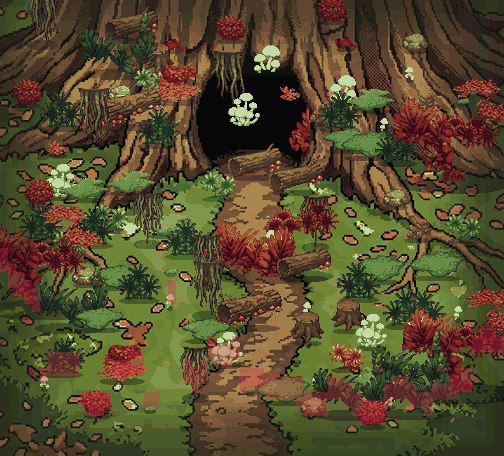

This is a level from a 2D game, rendered from its Tiled map with the project's own tilesets. A one-line summary and the complete map file follow:
An orthogonal 63x57 tile map with 8x8 px tiles, 1 tile layer (collision_8px), 1 image layer.

<map version="1.10" tiledversion="1.10.2" orientation="orthogonal" renderorder="right-down" width="63" height="57" tilewidth="8" tileheight="8" infinite="0" nextlayerid="4" nextobjectid="1">
 <properties>
  <property name="moteur" value="RogueEssence / PMDO" />
  <property name="case_lecture_px" type="int" value="24" />
  <property name="viewport" value="320x240" />
 </properties>
 <tileset firstgid="1" source="brosse_collision.tsx" />
 <imagelayer id="1" name="fond">
  <image source="fond.png" width="504" height="456" />
 </imagelayer>
 <layer id="2" name="collision_8px" width="63" height="57" opacity="0.55">
  <data encoding="csv">
1,1,1,1,1,1,1,1,1,1,1,1,1,1,1,1,1,1,1,1,1,1,1,1,1,1,1,1,1,1,1,1,1,1,1,1,1,1,1,1,1,1,1,1,1,1,1,1,1,1,1,1,1,1,1,1,1,1,1,1,1,1,1,
1,1,1,1,1,1,1,1,1,1,1,1,1,1,1,1,1,1,1,1,1,1,1,1,1,1,1,1,1,1,1,1,1,1,1,1,1,1,1,1,1,1,1,1,1,1,1,1,1,1,1,1,1,1,1,1,1,1,1,1,1,1,1,
1,1,1,1,1,1,1,1,1,1,1,1,1,1,1,1,1,1,1,1,1,1,1,1,1,1,1,1,1,1,1,1,1,1,1,1,1,1,1,1,1,1,1,1,1,1,1,1,1,1,1,1,1,1,1,1,1,1,1,1,1,1,1,
1,1,1,1,1,1,1,1,1,1,1,1,1,1,1,1,1,1,1,1,1,1,1,1,1,1,1,1,1,1,1,1,1,1,1,1,1,1,1,1,1,1,1,1,1,1,1,1,1,1,1,1,1,1,1,1,1,1,1,1,1,1,1,
1,1,1,1,1,1,1,1,1,1,1,1,1,1,1,1,1,1,1,1,1,1,1,1,1,1,1,1,1,1,1,1,1,1,1,1,1,1,1,1,1,1,1,1,1,1,1,1,1,1,1,1,1,1,1,1,1,1,1,1,1,1,1,
1,1,1,1,1,1,1,1,1,1,1,1,1,1,1,1,1,1,1,1,1,1,1,1,1,1,1,1,1,1,1,1,1,1,1,1,1,1,1,1,1,1,1,1,1,1,1,1,1,1,1,1,1,1,1,1,1,1,1,1,1,1,1,
1,1,1,1,1,1,1,1,1,1,1,1,1,1,1,1,1,1,1,1,1,1,1,1,1,1,1,1,1,1,1,1,1,1,1,1,1,1,1,1,1,1,1,1,1,1,1,1,1,1,1,1,1,1,1,1,1,1,1,1,1,1,1,
1,1,1,1,1,1,1,1,1,1,1,1,1,1,1,1,1,1,1,1,1,1,1,1,1,1,1,1,1,1,1,1,1,1,1,1,1,1,1,1,1,1,1,1,1,1,1,1,1,1,1,1,1,1,1,1,1,1,1,1,1,1,1,
1,1,1,1,1,1,1,1,1,1,1,1,1,1,1,1,1,1,1,1,1,1,1,1,1,1,1,1,1,1,1,1,1,1,1,1,1,1,1,1,1,1,1,1,1,1,1,1,1,1,1,1,1,1,1,1,1,1,1,1,1,1,1,
1,1,1,1,1,1,1,1,1,1,1,1,1,1,1,1,1,1,1,1,1,1,1,1,1,1,1,1,1,1,1,1,1,1,1,1,1,1,1,1,1,1,1,1,1,1,1,1,1,1,1,1,1,1,1,1,1,1,1,1,1,1,1,
1,1,1,1,1,1,1,1,1,1,1,1,1,1,1,1,1,1,1,1,1,1,1,1,1,1,1,1,1,1,1,1,1,1,1,1,1,1,1,1,1,1,1,1,1,1,1,1,1,1,1,1,1,1,1,1,1,1,1,1,1,1,1,
1,1,1,1,1,1,1,1,1,1,1,1,1,1,1,1,1,1,1,1,1,1,1,1,1,1,1,1,1,1,1,1,1,1,1,1,1,1,1,1,1,1,1,1,1,1,1,1,1,1,1,1,1,1,1,1,1,1,1,1,1,1,1,
1,1,1,1,1,1,1,1,1,1,1,1,1,1,1,1,1,1,1,1,1,1,1,1,1,1,1,1,1,1,1,1,1,1,1,1,1,1,1,1,1,1,1,1,1,1,1,1,1,1,1,1,1,1,1,1,1,1,1,1,1,1,1,
1,1,1,1,1,1,1,1,1,1,1,1,1,1,1,1,1,1,1,1,1,1,1,1,1,1,1,1,1,1,1,1,1,1,1,1,1,1,1,1,1,1,1,1,1,1,1,1,1,1,1,1,1,1,1,1,1,1,1,1,1,1,1,
1,1,1,1,1,1,1,1,1,1,1,1,1,1,1,1,1,1,1,1,1,1,1,1,1,1,1,1,1,1,1,1,1,1,1,1,1,1,1,1,1,1,1,1,1,1,1,1,1,1,1,1,1,1,1,1,1,1,1,1,1,1,1,
1,1,1,1,1,1,1,1,1,1,1,1,1,1,1,1,1,1,1,1,1,1,1,1,1,1,1,1,1,1,1,1,1,1,1,1,1,1,1,1,1,1,1,1,1,1,1,1,1,1,1,1,1,1,1,1,1,1,1,1,1,1,1,
1,1,1,1,1,1,1,1,1,1,1,1,1,1,1,1,1,1,1,1,1,1,1,1,1,1,1,1,1,1,1,1,1,1,1,1,1,1,1,1,1,1,1,1,1,1,1,1,1,1,1,1,1,1,1,1,1,1,1,1,1,1,1,
1,1,1,1,1,1,1,1,1,1,1,1,1,1,1,1,1,1,1,1,1,1,1,1,1,1,1,1,1,1,1,1,1,1,1,1,1,1,1,1,1,1,1,1,1,1,1,1,1,1,1,1,1,1,1,1,1,1,1,1,1,1,1,
1,1,1,1,1,1,1,1,1,1,1,1,1,1,1,1,1,1,1,1,1,1,1,1,1,1,1,1,1,1,1,1,1,1,1,1,1,1,1,1,1,1,1,1,1,1,1,1,1,1,1,1,1,1,1,1,1,1,1,1,1,1,1,
1,1,1,1,1,1,1,1,1,1,1,1,1,1,1,1,1,1,1,1,1,1,1,1,1,1,1,1,1,1,1,1,1,1,1,1,1,1,1,1,1,1,1,1,1,1,1,1,1,1,1,1,1,1,1,1,1,1,1,1,1,1,1,
1,1,1,1,1,1,1,1,1,1,1,1,1,1,1,1,1,1,1,1,1,1,1,1,1,1,1,1,1,1,1,1,1,1,1,1,1,1,1,1,1,1,1,1,1,1,1,1,1,1,1,1,1,1,1,1,1,1,1,1,1,1,1,
1,1,1,1,1,1,1,1,1,1,1,1,1,1,1,1,1,1,1,1,1,1,1,1,1,1,1,1,1,1,1,1,1,1,1,1,1,1,1,1,1,1,1,1,1,1,1,1,1,1,1,1,1,1,1,1,1,1,1,1,1,1,1,
1,1,1,1,1,1,1,1,1,1,1,1,1,1,1,1,1,1,1,1,1,1,1,1,1,1,1,1,1,1,1,1,1,1,1,1,1,1,1,1,1,1,1,1,1,1,1,1,1,1,1,1,1,1,1,1,1,1,1,1,1,1,1,
1,1,1,1,1,1,1,1,1,1,1,1,1,1,1,1,1,1,1,1,1,1,1,1,1,1,1,1,1,1,1,1,1,1,1,1,1,1,1,1,1,1,1,1,1,1,1,1,1,1,1,1,1,1,1,1,1,1,1,1,1,1,1,
1,1,1,1,1,1,1,1,1,1,1,1,1,1,1,1,1,1,1,1,1,1,1,1,1,1,1,1,1,1,1,1,1,1,1,1,1,1,1,1,1,1,1,1,1,1,1,1,1,1,1,1,1,1,1,1,1,1,1,1,1,1,1,
1,1,1,1,1,1,1,1,1,1,1,1,1,1,1,1,1,1,1,1,1,1,1,1,1,1,1,1,1,1,1,1,1,1,1,1,1,1,1,1,1,1,1,1,1,1,1,1,1,1,1,1,1,1,1,1,1,1,1,1,1,1,1,
1,1,1,1,1,1,1,1,1,1,1,1,1,1,1,1,1,1,1,1,1,1,1,1,1,1,1,1,1,1,1,1,1,1,1,1,1,1,1,1,1,1,1,1,1,1,1,1,1,1,1,1,1,1,1,1,1,1,1,1,1,1,1,
1,1,1,1,1,1,1,1,1,1,1,1,1,1,1,1,1,1,1,1,1,1,1,1,1,1,1,1,1,1,1,1,1,1,1,1,1,1,1,1,1,1,1,1,1,1,1,1,1,1,1,1,1,1,1,1,1,1,1,1,1,1,1,
1,1,1,1,1,1,1,1,1,1,1,1,1,1,1,1,1,1,1,1,1,1,1,1,1,1,1,1,1,1,1,1,1,1,1,1,1,1,1,1,1,1,1,1,1,1,1,1,1,1,1,1,1,1,1,1,1,1,1,1,1,1,1,
1,1,1,1,1,1,1,1,1,1,1,1,1,1,1,1,1,1,1,1,1,1,1,1,1,1,1,1,1,1,1,1,1,1,1,1,1,1,1,1,1,1,1,1,1,1,1,1,1,1,1,1,1,1,1,1,1,1,1,1,1,1,1,
1,1,1,1,1,1,1,1,1,1,1,1,1,1,1,1,1,1,1,1,1,1,1,1,1,1,1,1,1,1,1,1,1,1,1,1,1,1,1,1,1,1,1,1,1,1,1,1,1,1,1,1,1,1,1,1,1,1,1,1,1,1,1,
2,1,1,1,1,1,1,1,1,1,1,1,1,1,1,1,1,1,1,1,1,1,1,1,1,1,1,1,1,1,1,1,1,1,1,1,1,1,1,1,1,1,1,1,1,1,1,1,1,1,1,1,1,1,1,1,1,1,1,1,1,1,1,
2,1,1,1,1,1,1,1,1,1,1,1,1,1,1,1,1,1,1,1,1,1,1,1,1,1,1,1,1,1,1,1,1,1,1,1,1,1,1,1,1,1,1,1,1,1,1,1,1,1,1,1,1,1,1,1,1,1,1,1,1,1,1,
2,2,1,1,1,1,1,1,1,1,1,1,1,1,1,1,1,1,1,1,1,1,1,1,1,1,1,1,1,1,1,1,1,1,1,1,1,1,1,1,1,1,1,1,1,1,1,1,1,1,1,1,1,1,1,1,1,1,1,1,1,1,1,
1,2,2,1,1,1,1,1,1,1,1,1,1,1,1,1,1,1,1,1,1,1,1,1,1,1,1,1,1,1,1,1,1,1,1,1,1,1,1,1,1,1,1,1,1,1,1,1,1,1,1,1,1,1,1,1,1,1,1,1,1,1,1,
1,2,2,2,1,1,1,1,1,1,1,1,1,1,1,1,1,1,1,1,1,2,1,1,1,1,1,1,1,1,1,1,1,1,1,1,1,1,1,1,1,1,1,1,1,1,1,1,1,1,1,1,1,1,1,1,1,1,1,1,1,1,1,
1,1,2,2,2,1,1,1,1,1,1,1,1,1,1,1,1,1,1,1,1,2,1,1,1,1,1,1,1,1,1,1,1,1,1,1,1,1,1,1,1,1,1,1,1,1,1,1,1,1,1,1,1,1,1,1,1,1,1,1,1,1,1,
1,1,1,2,2,1,1,1,1,1,1,1,1,1,1,1,1,1,1,1,1,2,1,1,1,1,1,1,1,1,1,1,1,1,1,1,1,1,1,1,1,1,1,1,1,1,1,1,1,1,1,1,1,1,1,1,1,1,1,1,1,1,1,
1,1,1,1,2,1,1,1,1,1,1,1,1,1,1,1,1,1,1,1,1,1,1,1,1,1,1,1,1,1,1,1,1,1,1,1,1,1,1,1,1,1,1,1,1,1,1,1,1,1,1,1,1,1,1,1,1,1,1,1,1,1,1,
1,1,1,1,1,1,1,1,1,1,1,1,1,1,1,1,1,1,1,1,1,1,1,1,1,1,1,1,1,1,1,1,1,1,1,1,1,1,1,1,1,1,1,1,1,1,1,1,1,1,1,1,1,1,1,1,1,1,1,1,1,1,1,
1,1,1,1,1,1,1,1,1,1,1,1,1,1,1,1,1,1,1,1,1,1,1,1,1,1,1,1,1,1,1,1,1,1,1,1,1,1,1,1,1,1,1,1,1,1,1,1,1,1,1,1,1,1,1,1,1,1,1,1,1,1,1,
1,1,1,1,1,1,1,1,1,1,1,1,1,1,1,1,1,1,1,1,1,1,1,1,1,1,1,1,1,1,1,1,1,1,1,1,1,1,1,1,1,1,1,1,1,1,1,1,1,1,1,1,1,1,1,1,1,1,1,1,2,2,1,
1,1,1,1,1,1,1,1,1,1,1,1,1,1,1,1,1,1,1,1,1,1,1,1,1,1,2,1,1,2,1,1,1,1,1,1,1,1,1,1,1,1,1,1,1,1,1,1,1,1,1,1,1,1,1,1,1,1,1,2,2,2,2,
1,1,1,1,1,1,1,1,1,1,1,1,1,1,1,1,1,1,1,1,1,1,1,1,1,1,2,2,2,2,1,1,1,1,1,1,1,1,1,1,1,1,1,1,1,1,1,1,1,1,1,1,1,1,1,1,1,1,1,2,2,2,2,
1,1,1,1,1,1,2,2,2,2,1,1,1,1,1,1,2,2,1,1,1,1,1,1,1,1,2,2,2,2,1,1,1,1,1,1,1,1,1,1,1,1,1,1,1,1,1,1,1,1,1,1,1,1,1,1,1,1,1,1,1,1,1,
1,1,1,1,1,1,2,2,2,2,1,1,1,1,2,2,2,2,1,1,1,1,1,2,1,2,1,2,2,1,1,1,1,1,1,1,1,1,1,1,1,1,1,1,1,1,1,1,1,1,1,1,1,1,1,1,1,1,1,1,1,1,1,
1,1,1,1,1,2,2,2,2,2,1,1,1,1,2,2,2,2,1,1,1,1,1,2,2,2,1,1,1,1,2,2,2,1,1,1,1,1,1,1,1,1,1,1,1,1,1,1,1,1,1,1,1,1,1,1,1,2,2,1,1,1,1,
1,1,1,1,1,2,1,1,1,1,1,1,1,1,1,1,1,1,1,1,1,1,1,2,2,2,1,1,1,1,2,2,2,2,2,2,2,2,1,1,1,2,2,1,1,1,1,1,1,2,2,1,1,1,1,1,2,2,2,1,1,1,1,
1,1,1,1,1,1,1,1,1,1,1,1,1,1,1,1,1,1,1,1,1,1,1,1,2,1,1,1,1,1,2,2,2,2,2,2,2,2,1,1,1,2,2,2,1,1,1,1,2,2,2,2,1,1,2,2,2,2,2,1,1,1,1,
1,1,1,1,1,1,1,1,1,1,2,2,2,2,1,1,1,1,2,2,1,1,1,1,1,1,1,1,1,1,1,1,1,2,2,2,2,2,2,2,2,2,2,2,2,1,1,1,2,2,2,2,2,2,2,2,2,1,1,1,1,1,1,
1,1,1,1,1,1,1,1,1,1,2,2,2,2,1,1,1,1,2,2,1,1,1,1,1,1,1,1,1,1,1,1,1,1,1,1,1,2,2,2,2,1,1,2,2,2,2,2,2,1,1,2,2,2,1,1,1,1,1,1,1,1,1,
1,1,1,1,1,1,1,1,1,1,1,2,2,1,1,1,1,1,1,1,1,1,1,1,1,1,1,1,1,1,1,1,1,1,1,1,1,1,2,2,2,1,1,1,2,2,2,2,1,1,1,1,1,2,1,1,1,1,1,1,1,1,1,
1,1,1,1,1,1,1,1,1,1,1,1,1,1,1,1,1,1,1,1,1,1,1,1,1,1,1,1,1,1,1,1,1,1,1,1,1,1,1,1,1,1,1,1,1,2,2,2,1,1,1,1,1,1,1,1,1,1,1,1,1,1,1,
1,1,1,1,1,1,1,1,1,1,1,1,1,1,1,1,1,1,1,1,1,1,1,1,1,1,1,1,1,1,1,1,1,1,1,1,1,1,1,1,1,1,1,1,1,1,1,1,1,1,1,1,1,1,1,1,1,1,1,1,1,1,1,
1,1,1,1,1,1,1,1,1,1,1,1,1,1,1,1,1,1,1,1,1,1,1,1,1,1,1,1,1,1,1,1,1,1,1,1,1,1,1,1,1,1,1,1,1,1,1,1,1,1,1,1,1,1,1,1,1,1,1,1,1,1,1,
1,1,1,1,1,1,1,1,1,1,1,1,1,1,1,1,1,1,1,1,1,1,1,1,1,1,1,1,1,1,1,1,1,1,1,1,1,1,1,1,1,1,1,1,1,1,1,1,1,1,1,1,1,1,1,1,1,1,1,1,1,1,1,
1,1,1,1,1,1,1,1,1,1,1,1,1,1,1,1,1,1,1,1,1,1,1,1,1,1,1,1,1,1,1,1,1,1,1,1,1,1,1,1,1,1,1,1,1,1,1,1,1,1,1,1,1,1,1,1,1,1,1,1,1,1,1
  </data>
 </layer>
</map>
